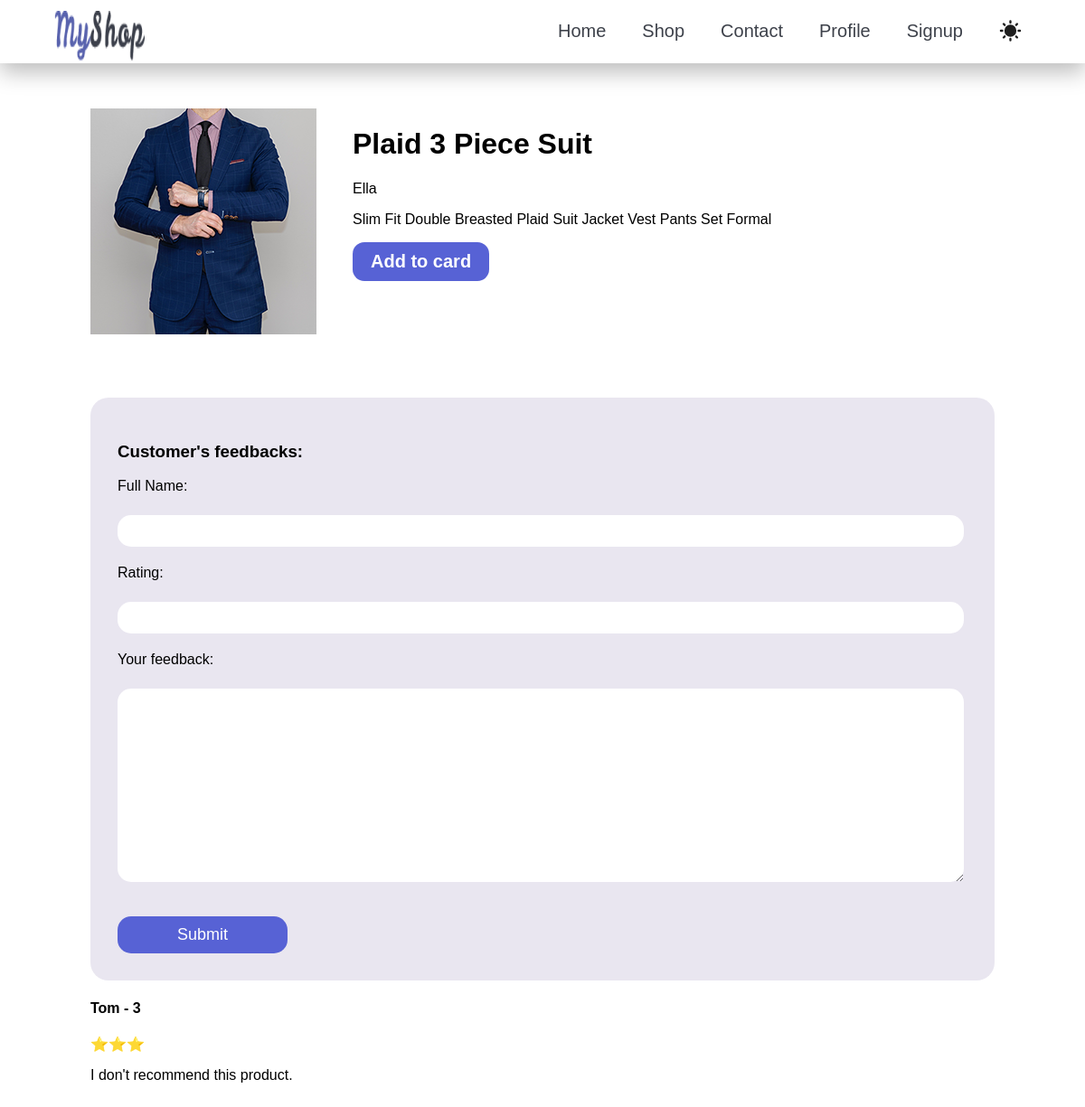
Page /products/Ella/4 on the committed database.
### products/models.py (models this page shows, shortened)
class Product(models.Model):
    title = models.CharField(max_length=40)
    description = models.TextField(blank=True)
    category = models.ManyToManyField(Category, blank=True)
    image = models.ImageField(blank=True, upload_to="upload-img")
    price = models.PositiveIntegerField()
    brand = models.ForeignKey(Brand, on_delete=models.CASCADE, null=True, related_name="prd")
    slug = models.SlugField(blank=True)
    is_best_seller = models.BooleanField(default=False)
    suggestion = models.ManyToManyField('self', blank=True)

class Brand(models.Model):
    title = models.CharField(max_length=70)
    logo =  models.ImageField()
    address = models.OneToOneField(Address, on_delete=models.CASCADE, null =True)

class Feedback(models.Model):
   name = models.CharField(max_length=40)
   rating = models.PositiveIntegerField()
   product = models.ForeignKey(Product, on_delete= models.CASCADE)
   text = models.TextField()

### products/views.py (the view, shortened to what this page needs)
# urls.py: path('products/<product_brand>/<product_slug>', views.ProductPageView.as_view(), name="product_page")
class ProductPageView(View):
    def get(self, request, product_brand, product_slug):
         product = Product.objects.get(slug = product_slug)
         if Feedback.objects.filter(product=product, id=1).exists():
            my_feedback = Feedback.objects.get(product = product, id=1)
            form = FeedbackForm(instance = my_feedback)
         else:
            form = FeedbackForm()
         reviews = Feedback.objects.filter(product = product)
         return render(request, "products/product.html", {
         "product":product,
          "form":form,
          "reviews":reviews
    })

### products/forms.py
class FeedbackForm(forms.ModelForm):
    class Meta:
        model = Feedback
        fields = ['name', 'rating', 'text']
        labels = {'name': 'Full Name', 'text':'Your feedback'}

### products/templates/products/product.html (shortened to what this page needs)
{% extends 'base.html' %}
{% load static %}
{% block css  %}{% static "products/product.css" %}{% endblock %}
{% block body %}
    {% include "includes/nav.html" %}
    <div id="product-main-con">
        <main>
        <img src="{{product.image.url}}">
        <div>
            <h1>{{product.title}}</h1>
            <p>{{product.brand.title}}</p>
            <p>{{product.description}}</p>
            <button>Add to card</button>
        </div>
        </main>
        <section id="feedback">
            <h3>Customer's feedbacks:</h3>
            <form method="POST">
                {% for field in form %}
                    {{field.label_tag}}<br>
                    {{field}}
                {%endfor%}
                <br>
                <button type="Submit">Submit</button>
            </form>
        </section>
        <section>
            {% for review in reviews %}
               <h4>{{review.name}} - {{review.rating}}</h4>
                    {% if review.rating == 5 %} ⭐⭐⭐⭐⭐
                    {% elif review.rating == 4 %} ⭐⭐⭐⭐
                    {% elif review.rating == 3 %} ⭐⭐⭐
                    {% elif review.rating == 2 %} ⭐⭐
                    {% else %} ⭐
                    {% endif %}
               <p>{{review.text}}</p>
               <br>
            {% endfor %}
        </section>
        </div>
{% endblock %}

### products/static/products/product.css (style rules this page uses)
body { font-family: Arial, Helvetica, sans-serif; margin: 0; }
#product-main-con { width: 1000px;margin:50px auto; }
#product-main-con main { display: flex; width: 100%; column-gap: 40px; }
#product-main-con main button { background-color: #5762D5; font-size: 20px; color: white; font-weight: bold; border: none; padding: 10px 20px; border-radius: 13px; cursor: pointer; transition-duration: 0.3s; }
#feedback { padding: 30px; background-color: #E9E6F0; border-radius: 20px; margin-top: 70px; }
#feedback input, #feedback textarea { width: 97%; display: block; font-size: 18px; padding: 7px 12px; margin-bottom: 20px; border: none; border-radius: 15px; }
#feedback label { font-weight: 300; display: block; margin-bottom: 5px; }
#feedback button { border: none; border-radius: 15px; background-color: #5762D5; color: white; font-size: 18px; padding: 10px 30px; width: 20%; cursor: pointer; transition-duration: 0.3s; }

### rows in the picture
Product: image (picture), title "Plaid 3 Piece Suit", brand "Ella", description "Slim Fit Double Breasted Plaid Suit Jacket Vest Pants Set Formal"
Feedback: name "Tom", rating "3", text "I don't recommend this product."

### other values in the picture
{{ field.label_tag }} "Full Name:" "Rating:" "Your feedback:"
